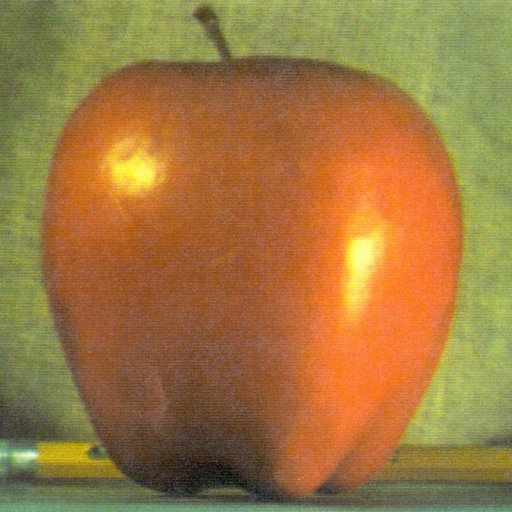
//> input picture Resources/apple.jpg, 512 x 512 px
$ ./05bitAndRoi   (built with g++ and OpenCV 4)
//> lines starting //> are read from the running program, lines starting //| are printed output that depends on the picture; after the words box and inside, x2 and y2 are one past the last pixel; in counts of white or black regions, pixels touching at a corner belong together
#include <opencv2\opencv.hpp>
#include <iostream>

using namespace std;
using namespace cv;

int main()
{
	// 读取apple图像
	string apple_P = "Resources/apple.jpg";
	string orange_P = "Resources/orange.jpg";
	Mat apple = imread(apple_P);
//> apple is the input picture: 512 rows x 512 cols, CV_8UC3; mean B, G, R 64.8, 119.7, 159.1
	Mat orange = imread(orange_P);
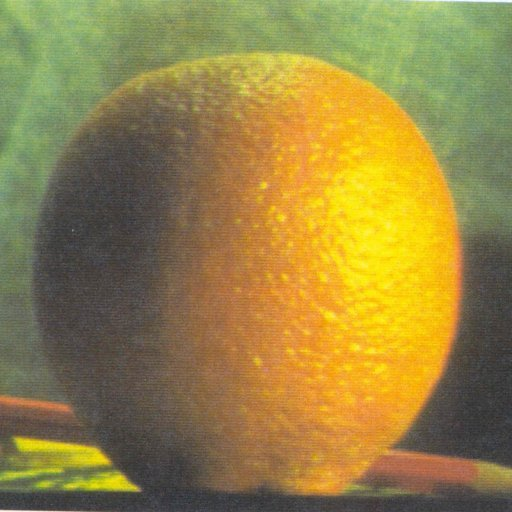
//> input picture Resources/orange.jpg, 512 x 512 px
//> orange is the input picture: 512 rows x 512 cols, CV_8UC3; mean B, G, R 69.2, 131.8, 150.2

	if (apple.empty() || orange.empty())
	{
		cout << "图像不存在或路径错误！" << endl;
		return -1;
	}

	// 融合图像
	// 图像的大小要相同（长、宽相等）
	int apple_w = apple.rows; //高
//> apple_w = 512
	int apple_h = apple.cols;//宽
//> apple_h = 512

	// 将orange图像定义为与apple图像相同
	resize(orange, orange, Size(apple_w, apple_h));

	// 打印apple和orange图像的大小
	cout << endl;
	cout << apple.size()<< endl;
//| [512 x 512]
	cout << orange.size() << endl;
//| [512 x 512]

	// 融合图像
	Mat imgBit;
	//bitwise_and(融合图像1, 融合图像2, 融合后的图像， mask遮罩);
	bitwise_and(apple,orange,imgBit);
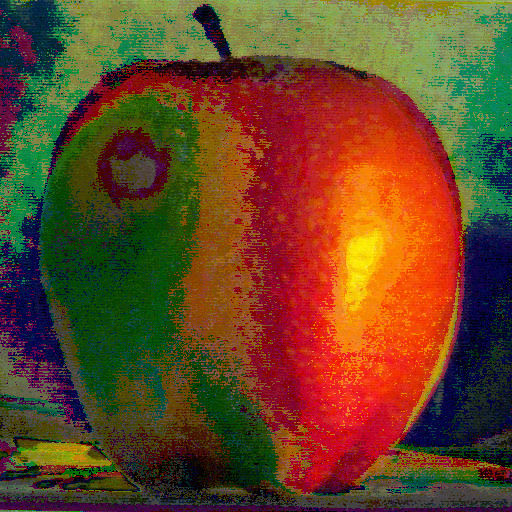
//> imgBit: 512 rows x 512 cols, CV_8UC3; mean B, G, R 37.6, 69.2, 103.4

	// mask
	Mat mask = Mat(512, 512, CV_8UC1, Scalar(0, 0, 0));

	// Rect 矩形类型声明 rect（名）（x,y,width,height）
	Rect rect(150, 150, 200, 200);

	// Scalar() 颜色函数
	// 将我们选择矩形的区域进行颜色赋值
	mask(rect) = Scalar(255, 255, 255); // 白色

	Mat imgMask;
	bitwise_and(apple, orange, imgMask, mask);
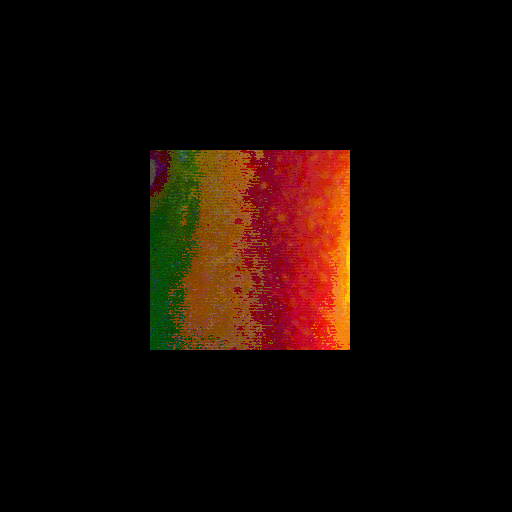
//> imgMask: 512 rows x 512 cols, CV_8UC3; mean B, G, R 3.4, 9.1, 21.6

	// 1.先要指定矩形区域
	// 2.提取图像中的矩形区域
	Mat imgRoi = imgBit(rect);
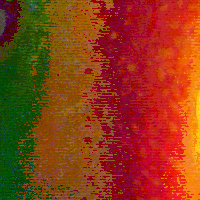
//> imgRoi: 200 rows x 200 cols, CV_8UC3; mean B, G, R 22.1, 59.5, 141.3

	imshow("apple", apple);
	imshow("orange", orange);
	imshow("imgBit", imgBit);
	imshow("mask", mask);
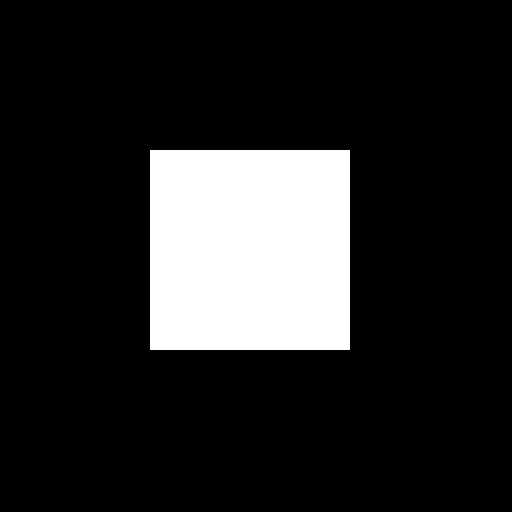
//> window 'mask': 512 rows x 512 cols, CV_8UC1; 15.3% white; 1 white region, box (x1, y1, x2, y2) and area: (150, 150, 350, 350) 40000
	imshow("imgMask", imgMask);
	imshow("imgRoi", imgRoi);

	// 保存
	string imgname = "Roi.jpg";
	//imwrite(imgname, 保存图像);
	imwrite(imgname, imgRoi);

	waitKey(0);
	destroyAllWindows();

	return 0;
}
